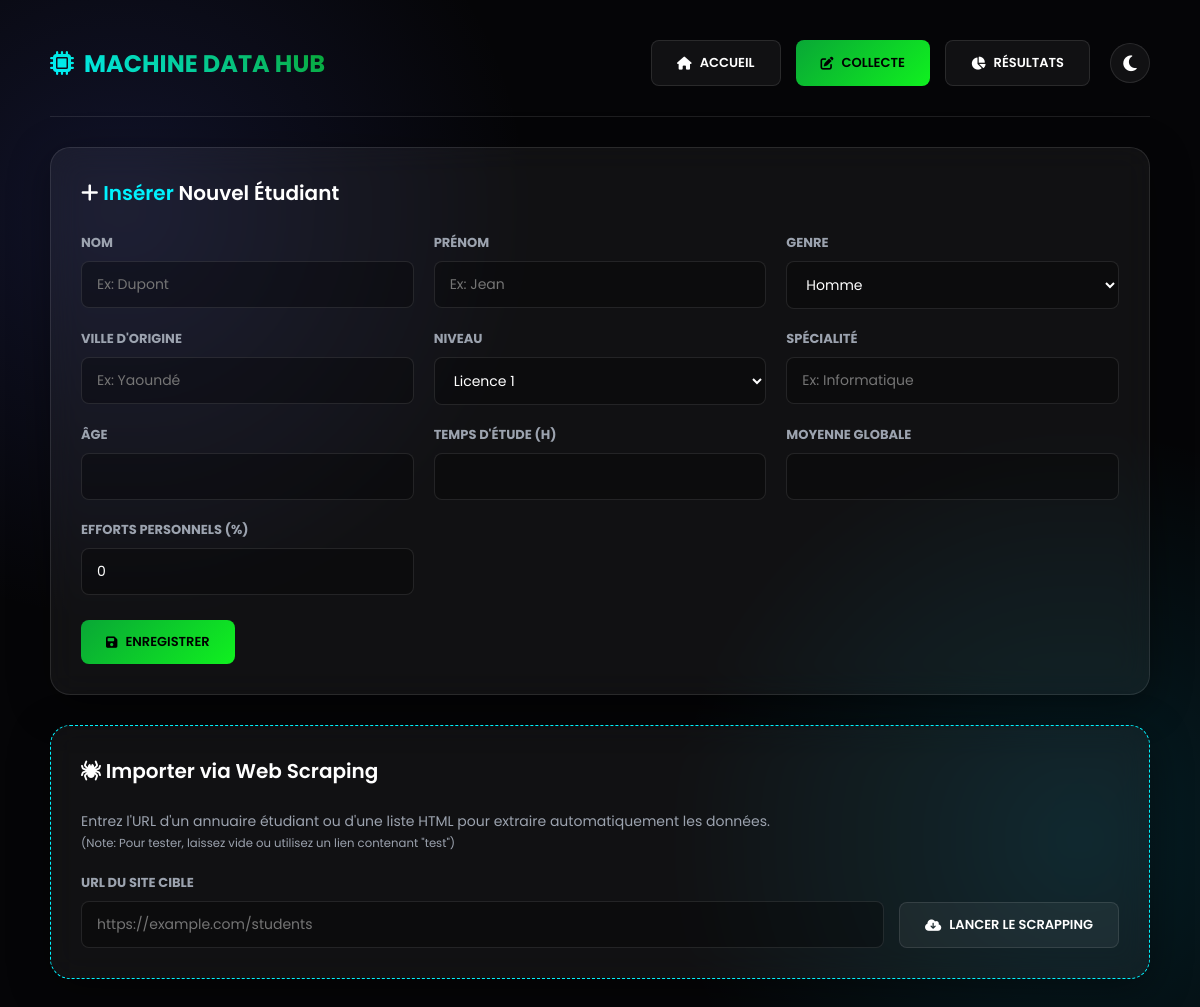
Page /collecte?edit_id=6 on the earlier database version.
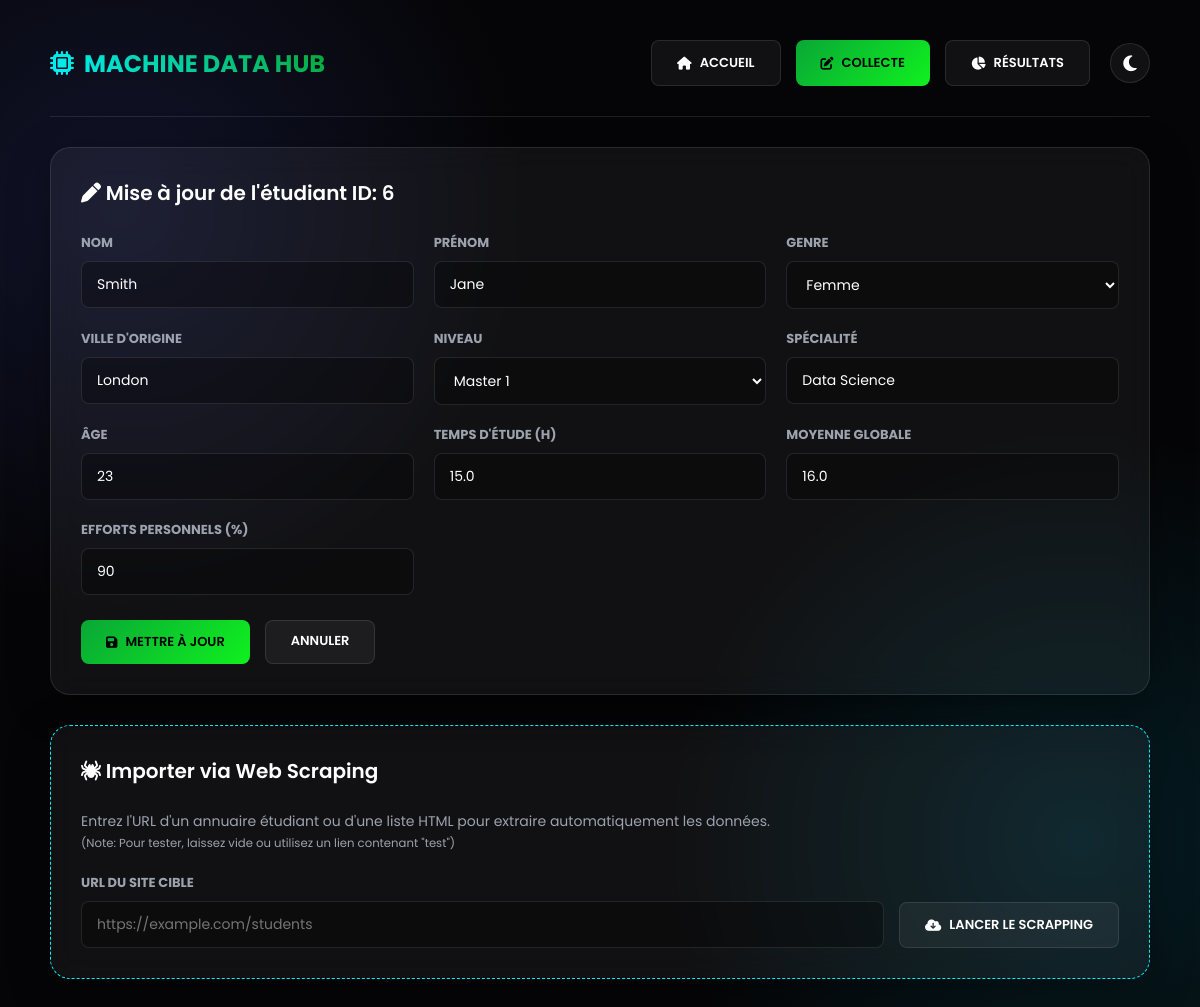
Same page on the later database version.
### tables this page shows
CREATE TABLE students (
            id INTEGER PRIMARY KEY AUTOINCREMENT,
            nom TEXT NOT NULL,
            prenom TEXT NOT NULL,
            sexe TEXT,
            ville TEXT,
            niveau TEXT,
            filiere TEXT NOT NULL,
            moyenne REAL NOT NULL, 
            temps REAL NOT NULL,
            age INTEGER NOT NULL,
            participation INTEGER DEFAULT 0
        );

### app.py (the view)
@app.route('/collecte')
def collecte():
    edit_id = request.args.get('edit_id')
    edit_student = None
    if edit_id:
        conn = sqlite3.connect('database.db')
        cursor = conn.cursor()
        cursor.execute("SELECT * FROM students WHERE id=?", (edit_id,))
        raw_student = cursor.fetchone()
        conn.close()
        if raw_student:
            edit_student = {
                'id': raw_student[0], 'nom': raw_student[1], 'prenom': raw_student[2],
                'sexe': raw_student[3], 'ville': raw_student[4], 'niveau': raw_student[5],
                'filiere': raw_student[6], 'moyenne': raw_student[7],
                'temps': raw_student[8], 'age': raw_student[9], 'participation': raw_student[10]
            }
    return render_template('collecte.html', edit_student=edit_student)

### templates/collecte.html (shortened to what the changed rows need)
{% extends 'base.html' %}
{% set active_page = 'collecte' %}
{% block content %}
<div class="panel form-panel hide-on-print">
    <div class="panel-header">
        <h2>
            {% if edit_student %}
                <i class="fa-solid fa-pen"></i> Mise à jour de l'étudiant ID: {{ edit_student['id'] }}
            {% else %}
                <i class="fa-solid fa-plus"></i> <span style="color:var(--secondary)">Insérer</span> Nouvel Étudiant
            {% endif %}
        </h2>
    </div>
    <form method="POST" action="{{ url_for('update_student', id=edit_student['id']) if edit_student else url_for('add_student') }}">
        <div class="form-grid-3">
            <div class="form-group">
                <label>Nom</label>
                <input type="text" name="nom" required value="{{ edit_student['nom'] if edit_student else '' }}" placeholder="Ex: Dupont" />
            </div>
            <div class="form-group">
                <label>Prénom</label>
                <input type="text" name="prenom" required value="{{ edit_student['prenom'] if edit_student else '' }}" placeholder="Ex: Jean"/>
            </div>
            <div class="form-group">
                <label>Genre</label>
                <select name="sexe" style="width: 100%; padding: 12px 15px; background-color: rgba(0,0,0,0.3); border: 1px solid var(--glass-border); border-radius: 8px; font-size: 14px; color: var(--text-main);">
                    <option value="Homme" {% if edit_student and edit_student['sexe'] == 'Homme' %}selected{% endif %}>Homme</option>
                    <option value="Femme" {% if edit_student and edit_student['sexe'] == 'Femme' %}selected{% endif %}>Femme</option>
                </select>
            </div>
            <div class="form-group">
                <label>Ville d'origine</label>
                <input type="text" name="ville" required value="{{ edit_student['ville'] if edit_student else '' }}" placeholder="Ex: Yaoundé" />
            </div>
            <div class="form-group">
                <label>Niveau</label>
                <select name="niveau" style="width: 100%; padding: 12px 15px; background-color: rgba(0,0,0,0.3); border: 1px solid var(--glass-border); border-radius: 8px; font-size: 14px; color: var(--text-main);">
                    <option value="L1" {% if edit_student and edit_student['niveau'] == 'L1' %}selected{% endif %}>Licence 1</option>
                    <option value="M1" {% if edit_student and edit_student['niveau'] == 'M1' %}selected{% endif %}>Master 1</option>
                </select>
            </div>
            <div class="form-group">
                <label>Spécialité</label>
                <input type="text" name="filiere" required value="{{ edit_student['filiere'] if edit_student else '' }}" placeholder="Ex: Informatique" />
            </div>
            <div class="form-group">
                <label>Âge</label>
                <input type="number" name="age" required min="10" max="100" value="{{ edit_student['age'] if edit_student else '' }}" />
            </div>
            <div class="form-group">
                <label>Temps d'étude (H)</label>
                <input type="number" step="0.5" name="temps_etude" required value="{{ edit_student['temps'] if edit_student else '' }}" />
            </div>
            <div class="form-group">
                <label>Moyenne Globale</label>
                <input type="number" step="0.01" name="moyenne" required value="{{ edit_student['moyenne'] if edit_student else '' }}" />
            </div>
            <div class="form-group">
                <label>Efforts Personnels (%)</label>
                <input type="number" name="participation" required min="0" max="100" value="{{ edit_student['participation'] if edit_student else '0' }}" />
            </div>
        </div>
        <div class="btn-actions" style="margin-top: 25px;">
            <button type="submit" class="btn btn-primary"><i class="fa-solid fa-save"></i> {% if edit_student %}Mettre à jour{% else %}Enregistrer{% endif %}</button>
            {% if edit_student %}
                <a href="{{ url_for('collecte') }}" class="btn btn-light" style="padding-top:10px;">Annuler</a>
            {% endif %}
        </div>
    </form>
</div>
<div class="panel hide-on-print" style="border-style: dashed; border-color: var(--secondary);">
    <div class="panel-header">
        <h2><i class="fa-solid fa-spider"></i> Importer via Web Scraping</h2>
    </div>
</div>
{% endblock %}

Differences in the rows shown:
added students: id "6", nom "Smith", prenom "Jane", sexe "Femme", ville "London", niveau "Master 1", filiere "Data Science", age "23", temps_etude "15.0", moyenne "16.0", participation "90"
Other differences:
form field sexe: "Homme" → (not shown)
form field niveau: "Licence 1" → (not shown)
form field participation: "0" → (not shown)
text no longer shown: "Insérer Nouvel Étudiant ENREGISTRER"
text now shown: "Mise à jour de l'étudiant ID: METTRE À JOUR ANNULER"
